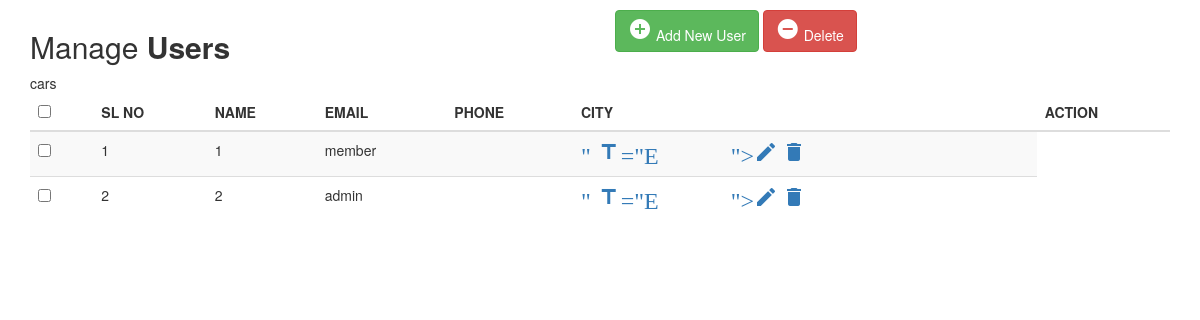
Screenshot of /temp/index.php with the database file from the repository.
### tables this page shows
CREATE TABLE `users` (
   `id` INT NOT NULL AUTO_INCREMENT,
   `name` VARCHAR(40),
   `pass` VARCHAR(40),
   `email` VARCHAR(40),
   `role` INT NOT NULL,
   `fullname` VARCHAR(40),
   `DOB` DATE,
   `sex` VARCHAR(5),
   PRIMARY KEY(id),
   FOREIGN KEY (role) REFERENCES roles(roleid)
);

### temp/index.php (the view, shortened to what this page needs)
<?php
include 'backend/database.php';
?>
<!DOCTYPE html>
<html lang="en">
<head>
    <link rel="stylesheet" href="https://maxcdn.bootstrapcdn.com/font-awesome/4.7.0/css/font-awesome.min.css">
    <link rel="stylesheet" href="https://maxcdn.bootstrapcdn.com/bootstrap/3.3.7/css/bootstrap.min.css">
    <link rel="stylesheet" href="css/style.css">
</head>
<body>
    <div class="container">
        <div class="table-wrapper">
            <div class="table-title">
                <div class="row">
                    <div class="col-sm-6">
                        <h2>Manage <b>Users</b></h2>
                    </div>
                    <div class="col-sm-6">
                        <a href="#addEmployeeModal" class="btn btn-success" data-toggle="modal"><i class="material-icons"></i> <span>Add New User</span></a>
                        <a href="JavaScript:void(0);" class="btn btn-danger" id="delete_multiple"><i class="material-icons"></i> <span>Delete</span></a>
                    </div>
                </div>
            </div>
            <table class="table table-striped table-hover">
                <thead>
                    <tr>
                        <th>
                            <span class="custom-checkbox">
                                <input type="checkbox" id="selectAll">
                            </span>
                        </th>
                        <th>SL NO</th>
                        <th>NAME</th>
                        <th>EMAIL</th>
                        <th>PHONE</th>
                        <th>CITY</th>
                        <th>ACTION</th>
                    </tr>
                </thead>
                <tbody>cars
                    <?php
                    $result = mysqli_query($conn, "SELECT * FROM users");
                    $i = 1;
                    while ($row = mysqli_fetch_array($result)) {
                    ?>
                        <tr id="<?php echo $row["id"]; ?>">
                            <td>
                                <span class="custom-checkbox">
                                    <input type="checkbox" class="user_checkbox" data-user-id="<?php echo $row["id"]; ?>">
                                </span>
                            </td>
                            <td><?php echo $i; ?></td>
                            <td><?php echo $row["id"]; ?></td>
                            <td><?php echo $row["name"]; ?></td>
                            <td><?php echo $row["year"]; ?></td>
                            <td>
                                <a href="#editEmployeeModal" class="edit" data-toggle="modal">
                                    <i class="material-icons update" data-toggle="tooltip" data-id="<?php echo $row["id"]; ?>" data-name="<?php echo $row["name"]; ?>" data-email="<?php echo $row["year"]; ?>" ?>" title="Edit"></i>
                                </a>
                                <a href="#deleteEmployeeModal" class="delete" data-id="<?php echo $row["id"]; ?>" data-toggle="modal"><i class="material-icons" data-toggle="tooltip" title="Delete"></i></a>
                            </td>
                        </tr>
                    <?php
                        $i++;
                    }
                    ?>
                </tbody>
            </table>
        </div>
    </div>
</body>
</html>

### css/style.css (style rules this page uses)
* { box-sizing: border-box; }

### rows the page displays
users: id "1", name "member"
users: id "2", name "admin"
